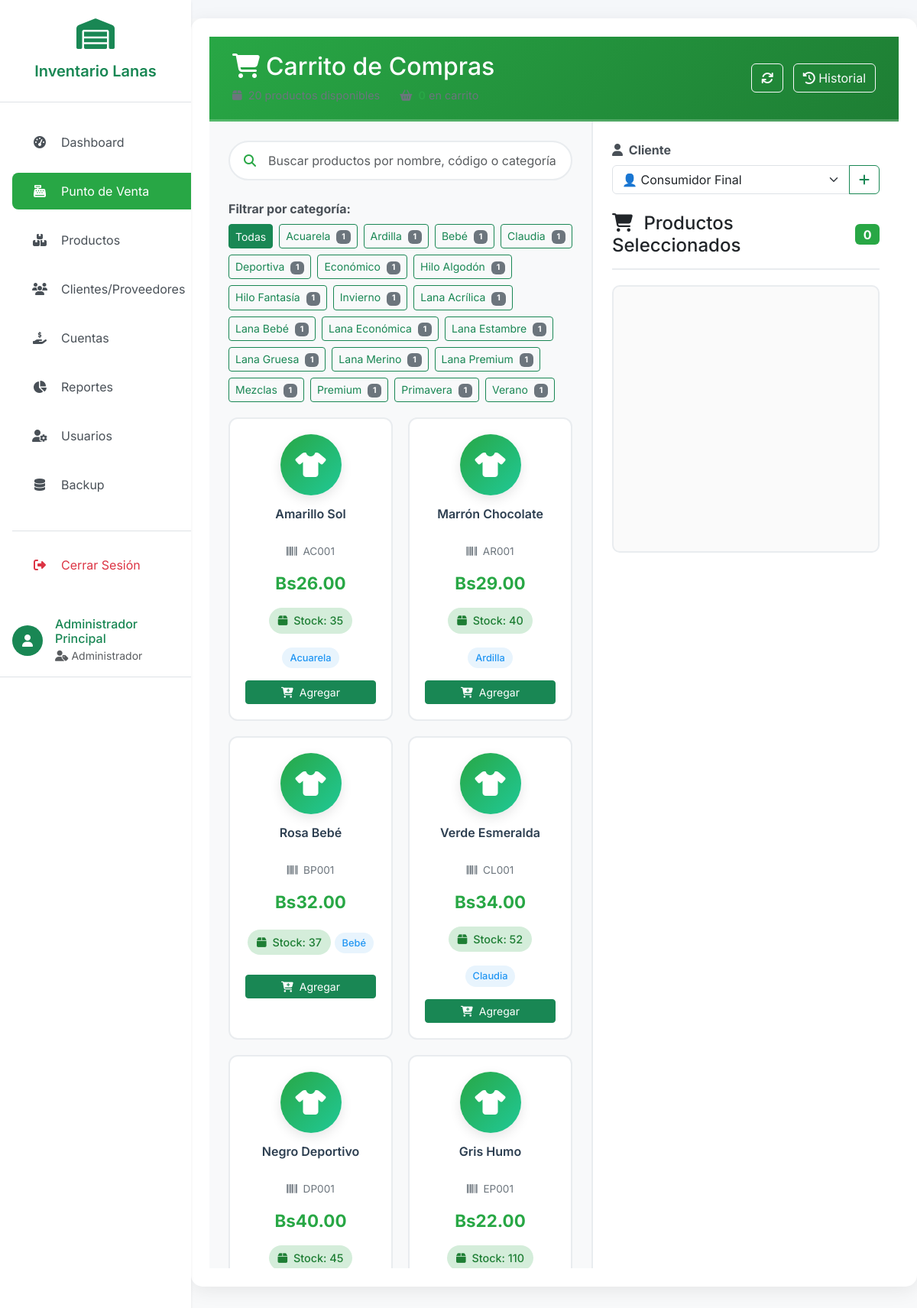
The app's page /modulo_ventas.php (signed in) with its own data.
### tables this page shows
CREATE TABLE `subpaquetes` (
  `id` int(11) NOT NULL AUTO_INCREMENT,
  `paquete_id` int(11) DEFAULT NULL,
  `codigo_color` varchar(50) DEFAULT NULL,
  `nombre_color` varchar(100) DEFAULT NULL,
  `descripcion_color` text DEFAULT NULL,
  `precio_venta` decimal(10,2) DEFAULT NULL,
  `stock` int(11) DEFAULT 0,
  `min_stock` int(11) DEFAULT 5,
  `max_stock` int(11) DEFAULT 100,
  `ubicacion` varchar(50) DEFAULT NULL,
  `fecha_ultima_venta` date DEFAULT NULL,
  `vendido_total` int(11) DEFAULT 0,
  `activo` tinyint(1) DEFAULT 1,
  PRIMARY KEY (`id`),
  KEY `idx_subpaquete_paquete` (`paquete_id`),
  KEY `idx_subpaquete_stock` (`stock`),
  KEY `idx_subpaquetes_activo` (`activo`),
  CONSTRAINT `subpaquetes_ibfk_1` FOREIGN KEY (`paquete_id`) REFERENCES `paquetes` (`id`) ON DELETE CASCADE
);

### funciones.php (called while the page is built, shortened)
<?php
class Funciones {
    public static function formatearMonedaBolivianos($monto) {
        return 'Bs' . number_format($monto, 2, '.', ',');
    }
}
?>

### modulo_ventas.php (the view, shortened to what this page needs)
<?php
require_once 'funciones.php';
$db = getDB();
$productos = [];
try {
    $stmt = $db->query("SELECT sp.*,
                              COALESCE(p.codigo, 'SIN-CAT') as categoria,
                              COALESCE(c.nombre, 'Sin categoría') as categoria_nombre
                       FROM subpaquetes sp
                       LEFT JOIN paquetes p ON sp.paquete_id = p.id
                       LEFT JOIN categorias c ON p.categoria_id = c.id
                       WHERE sp.activo = 1 AND sp.stock > 0
                       ORDER BY categoria_nombre, sp.nombre_color");
    $productos = $stmt->fetchAll();
} catch (PDOException $e) {
    $error = "Error cargando datos: " . $e->getMessage();
}
?>
<!DOCTYPE html>
<html lang="es">
<head>
    <?php include 'header.php'; ?>
    <link href="https://cdn.jsdelivr.net/npm/bootstrap@5.3.0/dist/css/bootstrap.min.css" rel="stylesheet">
    <link rel="stylesheet" href="https://cdnjs.cloudflare.com/ajax/libs/font-awesome/6.4.0/css/all.min.css">
</head>
<body>
    <?php include 'sidebar.php'; ?>
    <div class="main-content">
        <div class="pos-container mt-4">
            <div class="pos-header">
                <div class="d-flex justify-content-between align-items-center">
                    <div>
                        <h2 class="mb-2"><i class="fas fa-shopping-cart me-2"></i>Carrito de Compras</h2>
                        <div class="cart-status">
                            <span><i class="fas fa-box me-1"></i> <span id="productCount"><?php echo count($productos); ?></span> productos disponibles</span>
                            <span class="ms-3"><i class="fas fa-shopping-basket me-1"></i> <span id="cartCount" class="cart-total-items">0</span> en carrito</span>
                        </div>
                    </div>
                    <div>
                        <button class="btn btn-outline-light me-2" onclick="location.reload()">
                            <i class="fas fa-sync"></i>
                        </button>
                        <button class="btn btn-outline-light" onclick="window.open('modulo_reportes.php', '_blank')">
                            <i class="fas fa-history"></i> Historial
                        </button>
                    </div>
                </div>
            </div>
            <div class="pos-body">
                <div class="products-section">
                    <div class="search-container">
                        <i class="fas fa-search"></i>
                        <input type="text" id="searchInput" class="form-control"
                               placeholder="Buscar productos por nombre, código o categoría...">
                    </div>
                    <div class="mb-3">
                        <label class="form-label fw-bold">Filtrar por categoría:</label>
                        <div class="d-flex flex-wrap gap-2" id="categoryFilter">
                            <button class="btn btn-sm btn-outline-success active" data-category="all">
                                Todas
                            </button>
                            <?php
                            $categorias = [];
                            foreach ($productos as $producto) {
                                $cat = $producto['categoria_nombre'] ?? 'Sin categoría';
                                if (!isset($categorias[$cat])) {
                                    $categorias[$cat] = 0;
                                }
                                $categorias[$cat]++;
                            }
                            foreach ($categorias as $categoria => $cantidad): ?>
                                <button class="btn btn-sm btn-outline-success" data-category="<?php echo htmlspecialchars($categoria); ?>">
                                    <?php echo htmlspecialchars($categoria); ?>
                                    <span class="badge bg-secondary ms-1"><?php echo $cantidad; ?></span>
                                </button>
                            <?php endforeach; ?>
                        </div>
                    </div>
                    <div class="product-grid" id="productGrid">
                        <?php if (empty($productos)): ?>
                            <div class="col-12 text-center py-5">
                                <i class="fas fa-box-open fa-4x text-muted mb-3"></i>
                                <h4 class="text-muted">No hay productos disponibles</h4>
                            </div>
                        <?php else: ?>
                            <?php foreach ($productos as $producto):
                                $stock_class = 'stock-ok';
                            ?>
                                <div class="product-card"
                                     data-id="<?php echo $producto['id']; ?>"
                                     data-nombre="<?php echo htmlspecialchars($producto['nombre_color']); ?>"
                                     data-codigo="<?php echo htmlspecialchars($producto['codigo_color']); ?>"
                                     data-precio="<?php echo $producto['precio_venta']; ?>"
                                     data-stock="<?php echo $producto['stock']; ?>"
                                     data-categoria="<?php echo htmlspecialchars($producto['categoria_nombre'] ?? 'Sin categoría'); ?>">
                                    <div class="product-color">
                                        <i class="fas fa-shirt"></i>
                                    </div>
                                    <h6 class="product-name">
                                        <?php echo htmlspecialchars($producto['nombre_color']); ?>
                                    </h6>
                                    <div class="product-code">
                                        <i class="fas fa-barcode me-1"></i>
                                        <?php echo htmlspecialchars($producto['codigo_color']); ?>
                                    </div>
                                    <div class="product-price">
                                        <?php echo Funciones::formatearMonedaBolivianos($producto['precio_venta']); ?>
                                    </div>
                                    <div class="product-stock <?php echo $stock_class; ?>">
                                        <i class="fas fa-box me-1"></i>
                                        Stock: <?php echo $producto['stock']; ?>
                                    </div>
                                    <div class="category-badge">
                                        <?php echo htmlspecialchars($producto['categoria_nombre'] ?? 'Sin categoría'); ?>
                                    </div>
                                    <button class="btn btn-success btn-sm w-100 mt-3"
                                            onclick="agregarAlCarrito(<?php echo $producto['id']; ?>)">
                                        <i class="fas fa-cart-plus me-1"></i> Agregar
                                    </button>
                                </div>
                            <?php endforeach; ?>
                        <?php endif; ?>
                    </div>
                </div>
                <div class="cart-section">
                    <div class="mb-4">
                        <label class="form-label fw-bold">
                            <i class="fas fa-user me-1"></i> Cliente
                        </label>
                        <div class="input-group">
                            <select id="clienteSelect" class="form-select">
                                <option value="0">👤 Consumidor Final</option>
                            </select>
                            <button class="btn btn-outline-success" type="button" onclick="nuevoCliente()">
                                <i class="fas fa-plus"></i>
                            </button>
                        </div>
                    </div>
                    <div class="cart-header">
                        <h4 class="mb-0">
                            <i class="fas fa-shopping-cart me-2"></i>
                            Productos Seleccionados
                        </h4>
                        <span class="badge bg-success fs-6" id="cartCountBadge">0</span>
                    </div>
                    <div class="cart-items-container" id="cartItems">
                    </div>
                </div>
            </div>
        </div>
    </div>
</body>
</html>

### assets/css/style.css (style rules this page uses)
:root { --primary-color: #28a745; --secondary-color: #20c997; --light-green: #d4edda; --dark-green: #218838; --sidebar-width: 250px; --header-height: 60px; }
* { margin: 0; padding: 0; box-sizing: border-box; }
body { font-family: 'Segoe UI', Tahoma, Geneva, Verdana, sans-serif; background-color: #f8f9fa; color: #333; line-height: 1.6; }
.main-content { margin-left: var(--sidebar-width); min-height: 100vh; background-color: #f8f9fa; transition: margin-left 0.3s ease; padding: 0 !important; }
.btn { border-radius: 0.5rem; font-weight: 500; padding: 0.5rem 1rem; transition: all 0.3s ease; }
.btn-sm { padding: 0.25rem 0.5rem; font-size: 0.875rem; }
.btn-success { background-color: var(--primary-color); border-color: var(--primary-color); }
.btn-outline-success { color: var(--primary-color); border-color: var(--primary-color); }
.form-control, .form-select { border-radius: 0.5rem; border: 1px solid #ced4da; padding: 0.5rem 1rem; transition: all 0.3s ease; }
.form-label { font-weight: 500; color: #495057; margin-bottom: 0.5rem; }
.badge { border-radius: 0.375rem; padding: 0.35em 0.65em; font-weight: 500; }
.badge.bg-success { background-color: var(--primary-color) !important; }
.pos-container { background-color: white; border-radius: 0.75rem; padding: 1.5rem; height: 100%; overflow: hidden; }

### header.php (style rules this page uses)
:root { --primary-color: #28a745; --secondary-color: #20c997; --light-green: #d4edda; --dark-green: #218838; --sidebar-width: 250px; }
body { font-family: 'Segoe UI', Tahoma, Geneva, Verdana, sans-serif; background-color: #f8f9fa; }
.btn-success { background-color: var(--primary-color); border-color: var(--primary-color); }
.btn-outline-success { color: var(--primary-color); border-color: var(--primary-color); }
.bg-success { background-color: var(--primary-color) !important; }
.badge.bg-success { background-color: var(--primary-color) !important; }

### records on screen
subpaquetes: nombre_color "Amarillo Sol", codigo_color "AC001", precio_venta "Bs26.00", stock "35", categoria_nombre "Acuarela"
subpaquetes: nombre_color "Marrón Chocolate", codigo_color "AR001", precio_venta "Bs29.00", stock "40", categoria_nombre "Ardilla"
subpaquetes: nombre_color "Rosa Bebé", codigo_color "BP001", precio_venta "Bs32.00", stock "37", categoria_nombre "Bebé"
subpaquetes: nombre_color "Verde Esmeralda", codigo_color "CL001", precio_venta "Bs34.00", stock "52", categoria_nombre "Claudia"
subpaquetes: nombre_color "Negro Deportivo", codigo_color "DP001", precio_venta "Bs40.00", stock "45"
subpaquetes: nombre_color "Gris Humo", codigo_color "EP001", precio_venta "Bs22.00", stock "110"

### other values on screen
Funciones::obtenerNombreUsuario() "Administrador Principal"
$categoria "Acuarela"
$cantidad "1"
$categoria "Ardilla"
$categoria "Bebé"
$categoria "Claudia"
$categoria "Deportiva"
$categoria "Económico"
$categoria "Hilo Algodón"
$categoria "Hilo Fantasía"
$categoria "Invierno"
$categoria "Lana Acrílica"
$categoria "Lana Bebé"
$categoria "Lana Económica"
$categoria "Lana Estambre"
